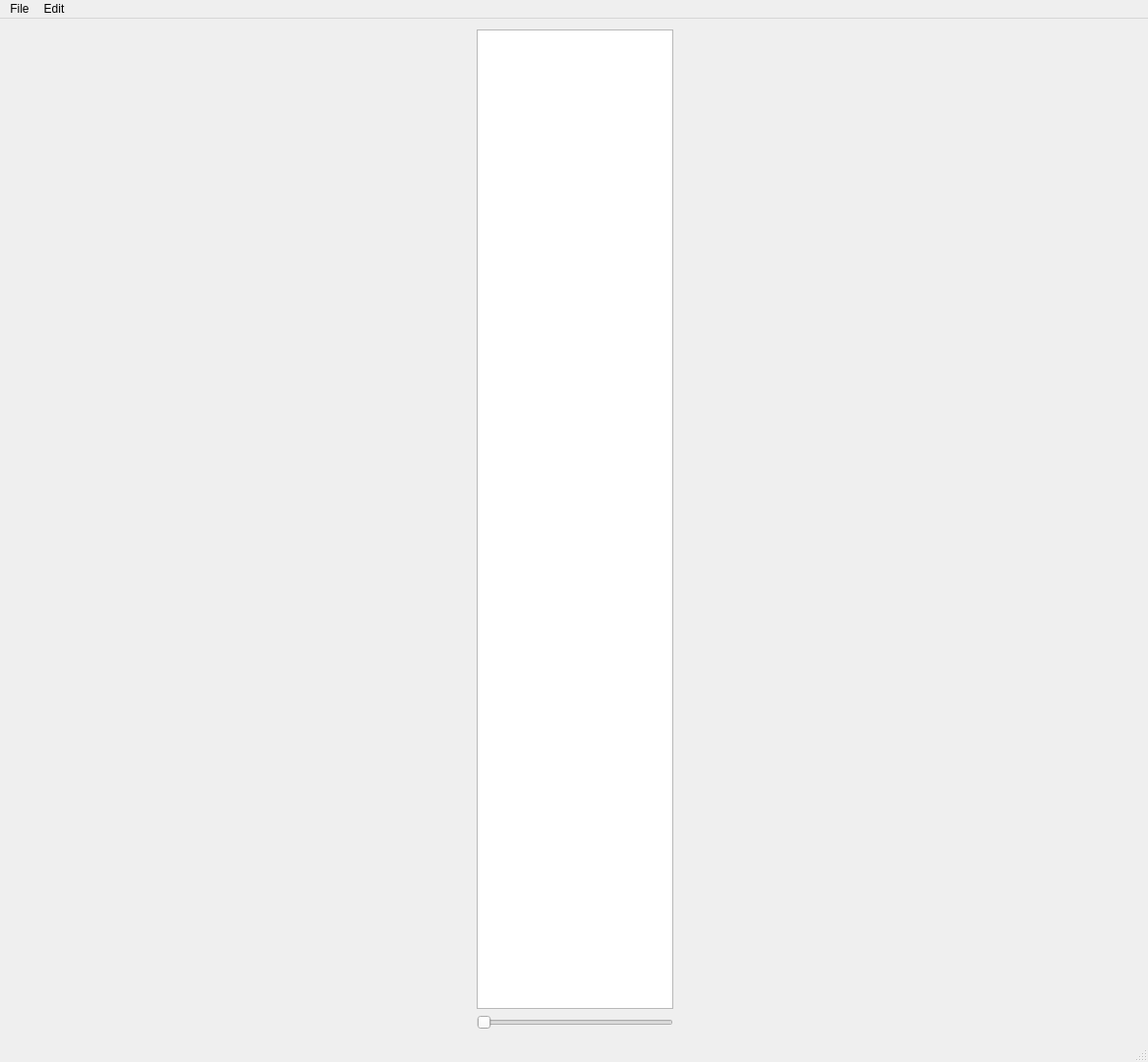
<?xml version="1.0" encoding="UTF-8"?>
<ui version="4.0">
 <class>MainWindow</class>
 <widget class="QMainWindow" name="MainWindow">
  <property name="geometry">
   <rect>
    <x>0</x>
    <y>0</y>
    <width>1168</width>
    <height>1081</height>
   </rect>
  </property>
  <property name="windowTitle">
   <string>MainWindow</string>
  </property>
  <widget class="QWidget" name="centralwidget">
   <layout class="QGridLayout" name="gridLayout">
    <item row="0" column="0">
     <layout class="QHBoxLayout" name="horizontalLayout">
      <item>
       <layout class="QVBoxLayout" name="GLlayout">
        <property name="leftMargin">
         <number>2</number>
        </property>
        <property name="topMargin">
         <number>2</number>
        </property>
        <property name="rightMargin">
         <number>1</number>
        </property>
        <property name="bottomMargin">
         <number>2</number>
        </property>
       </layout>
      </item>
      <item>
       <layout class="QVBoxLayout" name="TreeLayout">
        <property name="sizeConstraint">
         <enum>QLayout::SetDefaultConstraint</enum>
        </property>
        <property name="leftMargin">
         <number>1</number>
        </property>
        <property name="topMargin">
         <number>2</number>
        </property>
        <property name="rightMargin">
         <number>2</number>
        </property>
        <property name="bottomMargin">
         <number>2</number>
        </property>
        <item>
         <widget class="QTextBrowser" name="text_output">
          <property name="minimumSize">
           <size>
            <width>100</width>
            <height>0</height>
           </size>
          </property>
          <property name="maximumSize">
           <size>
            <width>200</width>
            <height>16777215</height>
           </size>
          </property>
         </widget>
        </item>
        <item>
         <widget class="QSlider" name="cutoff_slider">
          <property name="minimumSize">
           <size>
            <width>100</width>
            <height>0</height>
           </size>
          </property>
          <property name="maximumSize">
           <size>
            <width>200</width>
            <height>16777215</height>
           </size>
          </property>
          <property name="orientation">
           <enum>Qt::Horizontal</enum>
          </property>
         </widget>
        </item>
       </layout>
      </item>
     </layout>
    </item>
   </layout>
  </widget>
  <widget class="QMenuBar" name="menubar">
   <property name="geometry">
    <rect>
     <x>0</x>
     <y>0</y>
     <width>1168</width>
     <height>25</height>
    </rect>
   </property>
   <widget class="QMenu" name="menuFile">
    <property name="title">
     <string>File</string>
    </property>
    <addaction name="actionOpen"/>
    <addaction name="actionOpen_GBs"/>
   </widget>
   <widget class="QMenu" name="menuEdit">
    <property name="title">
     <string>Edit</string>
    </property>
    <addaction name="actionNeighbors_cutoff"/>
    <addaction name="actionShow_Hide_non_GB_atoms"/>
    <addaction name="actionRevert"/>
   </widget>
   <addaction name="menuFile"/>
   <addaction name="menuEdit"/>
  </widget>
  <widget class="QStatusBar" name="statusbar"/>
  <action name="actionOpen">
   <property name="checkable">
    <bool>false</bool>
   </property>
   <property name="text">
    <string>Open dat</string>
   </property>
  </action>
  <action name="actionNeighbors_cutoff">
   <property name="text">
    <string>Neighbors cutoff</string>
   </property>
  </action>
  <action name="actionOpen_GBs">
   <property name="text">
    <string>Open GBs</string>
   </property>
  </action>
  <action name="actionShow_Hide_non_GB_atoms">
   <property name="checkable">
    <bool>true</bool>
   </property>
   <property name="text">
    <string>Hide non GB atoms</string>
   </property>
  </action>
  <action name="actionRevert">
   <property name="text">
    <string>Revert changes</string>
   </property>
  </action>
 </widget>
 <resources/>
 <connections/>
</ui>
